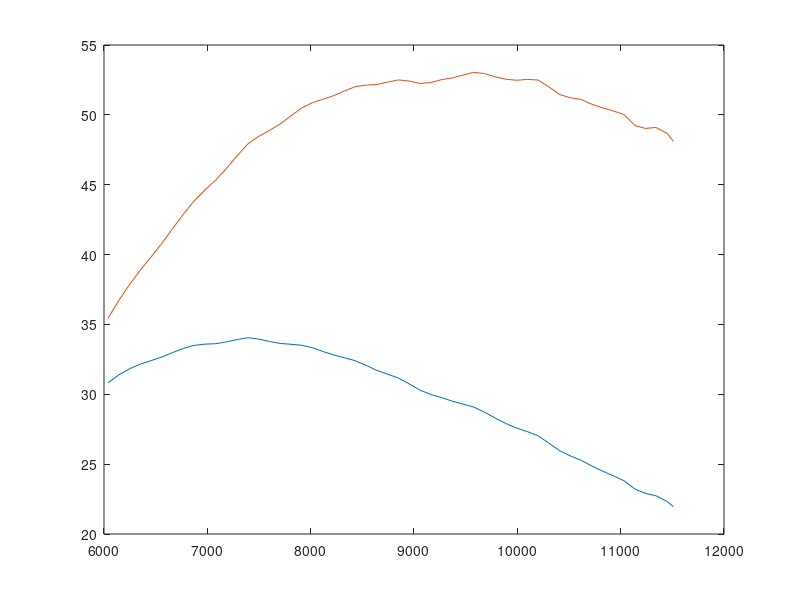

Recreate this plot in MATLAB.
points = [
%0 0
% 4925, 25.66
% 5024, 25.42
% 5133, 26.00
% 5237, 26.49
% 5341, 27.14
% 5445, 27.65
% 5624, 28.21
% 5728, 28.82
% 5832, 29.50
% 5936, 30.20
6040, 30.83
6144, 31.39
6248, 31.83
6352, 32.16
6456, 32.41
6560, 32.67
6664, 32.99
6768, 33.28
6872, 33.50
6976, 33.59
7080, 33.62
7185, 33.75
7289, 33.92
7393, 34.05
7497, 33.95
7601, 33.78
7705, 33.64
7809, 33.58
7913, 33.51
8017, 33.33
8121, 33.06
8225, 32.81
8329, 32.61
8433, 32.40
8537, 32.07
8641, 31.71
8745, 31.44
8849, 31.16
8953, 30.75
9057, 30.30
9161, 29.99
9265, 29.77
9369, 29.51
9473, 29.30
9577, 29.09
9681, 28.73
9785, 28.30
9889, 27.91
9993, 27.58
1.010e+4, 27.32
1.020e+4, 27.03
1.030e+4, 26.53
1.041e+4, 25.96
1.051e+4, 25.60
1.062e+4, 25.27
1.072e+4, 24.87
1.082e+4, 24.52
1.093e+4, 24.16
1.103e+4, 23.82
1.114e+4, 23.21
1.124e+4, 22.91
1.134e+4, 22.74
1.145e+4, 22.33
1.151e+4, 21.95]';

figure
plot(points(1,:), points(2,:));
hold on
plot(points(1,:), points(2,:).*points(1,:)/5252);

powerCurve = [points(1,:);points(2,:).*points(1,:)/5252];